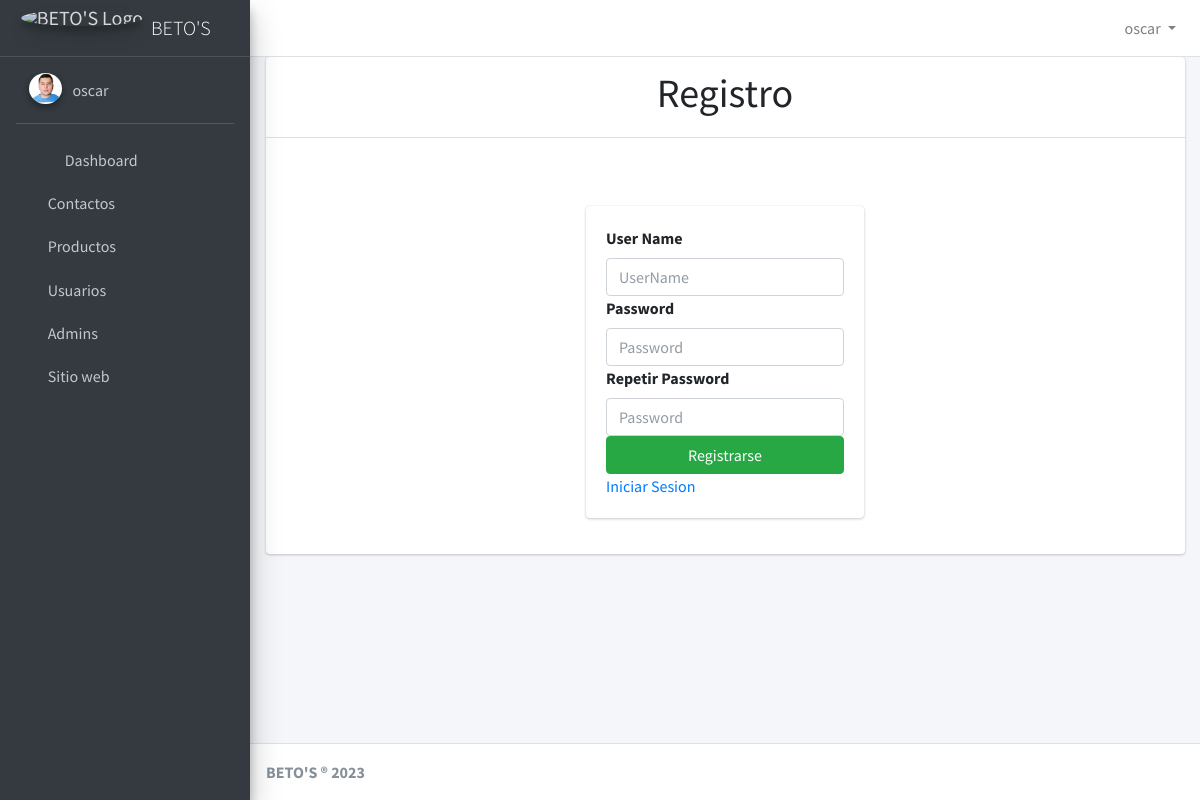
The app's page /registro/ (signed in) with its own data.
### user/models.py (models this page shows)
class User(AbstractUser):
    imagen = models.ImageField(upload_to='profiles/', null=True, blank=True)

### home/views.py (the view, shortened to what this page needs)
# urls.py: path("registro/", views.registro, name='registro'),
def registro(request):
    if request.method == 'GET':
        return render(request, 'registro.html', {
            'form': UserCreationForm
        })

### home/templates/registro.html (shortened to what this page needs)
{% extends "base.html" %}
{% block header %}
    <h1 class="text-center">Registro</h1>
{% endblock %}
{% block content %}
    <main class="container">
        <div class="row">
            <div class="col-md-4 offset-md-4 mt-5">
                <form action="/registro/" method="POST" class="card card-body">
                    <div class="form-floating mb3">
                        <label for="username">User Name</label>
                        <input id="floatingInput" type="text" name="username" class="form-control" placeholder="UserName">
                    </div>
                    <div class="form-floating mb3">
                        <label for="password1">Password</label>
                        <input id="floatingPassword" type="password" name="password1" class="form-control" placeholder="Password">
                    </div>
                    <div class="form-floating mb3">
                        <label for="password2">Repetir Password</label>
                        <input id="floatingPassword" type="password" name="password2" class="form-control" placeholder="Password">
                    </div>
                    <button class="btn btn-success">Registrarse</button>
                    <a href="/login">
                        Iniciar Sesion
                        <i class="fas fa-sign-in-alt"></i>
                    </a>
                </form>
            </div>
        </div>
    </main>
{% endblock %}

### templates/navbar.html (shortened to what this page needs)
<nav class="main-header navbar navbar-expand navbar-white navbar-light">
    <ul class="navbar-nav">
      <li class="nav-item">
        <a class="nav-link" data-widget="pushmenu" href="#" role="button"><i class="fas fa-bars"></i></a>
      </li>
    </ul>
    <ul class="navbar-nav ml-auto">
      <li class="nav-item dropdown">
        <a class="nav-link dropdown-toggle" href="#" role="button" data-toggle="dropdown" aria-expanded="false">
          {% if user.is_authenticated %}
            {{user.username}}
          {% else %}
              Usuario
          {% endif %}
        </a>
      </li>
    </ul>
  </nav>

### templates/sidebar.html
<div class='sidebar'>
  {% if user.is_authenticated %}
    <div class="user-panel mt-3 pb-3 mb-3 d-flex">
      <div class="image">
        <img src="{{user.imagen.url}}" class="img-circle elevation-2" alt="user.username">
      </div>
      <div class="info">
        <a class="d-block">{{user.username}}</a>
      </div>
    </div>
  {% endif %}
  <nav class="mt-2">
      <ul class="nav nav-pills nav-sidebar flex-column" data-widget="treeview" role="menu" data-accordion="false">
        <li class="nav-item">
          <a href="/" class="nav-link">
            <i class="nav-icon fas fa-tachometer-alt"></i>
            <p>
              Dashboard
            </p>
          </a>
        </li>
        <li class="nav-item">
          <a href="/contactos" class="nav-link">
            <i class="fas fa-address-book"></i>
            <p>
              Contactos
            </p>
          </a>
        </li>
        <li class="nav-item">
          <a href="/productos" class="nav-link">
            <i class="fa fa-dollar-sign"></i>
            <p>
              Productos
            </p>
          </a>
        </li>
        <li class="nav-item">
          <a href="/usuarios" class="nav-link">
            <i class="fas fa-users"></i>
            <p>
              Usuarios
            </p>
          </a>
        </li>
        <li class="nav-item">
          <a href="/admin" class="nav-link">
            <i class="fas fa-user-tie"></i>
            <p>
              Admins
            </p>
          </a>
        </li>
        <li class="nav-item">
          <a href="http://localhost:3000" class="nav-link">
            <i class="fas fa-store-alt"></i>
            <p>
              Sitio web
            </p>
          </a>
        </li>
      </ul>
    </nav>
</div>

### records on screen
User: username "oscar", imagen (picture)
